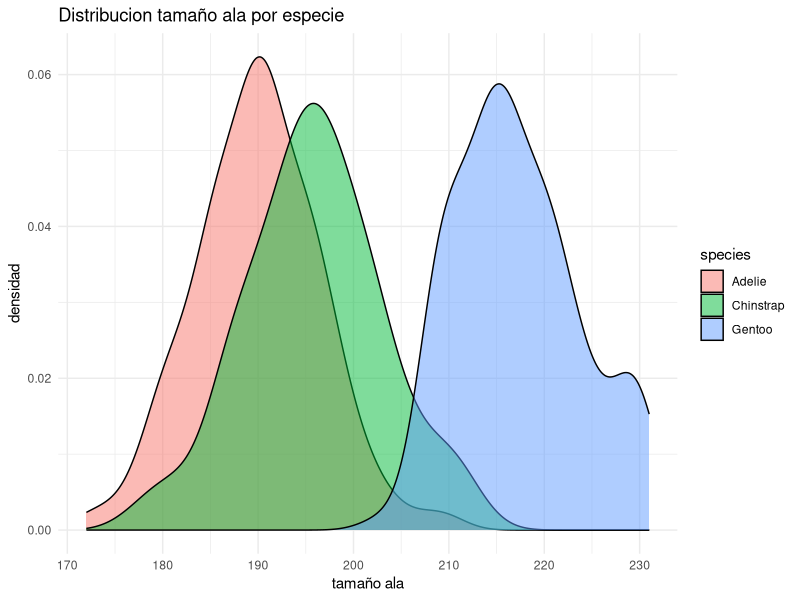

Generate this figure with R:
#se utilizara un dataset de R para mayor facilidad

library(tidyverse)
Data <-penguins 

Data %>% 
  ggplot(aes(x=flipper_len, fill = species)) +
    geom_density(alpha=0.5) +
      theme_minimal() +
        labs( 
          title = "Distribucion tamaño ala por especie",
          y="densidad",
          x="tamaño ala"
            )
  
